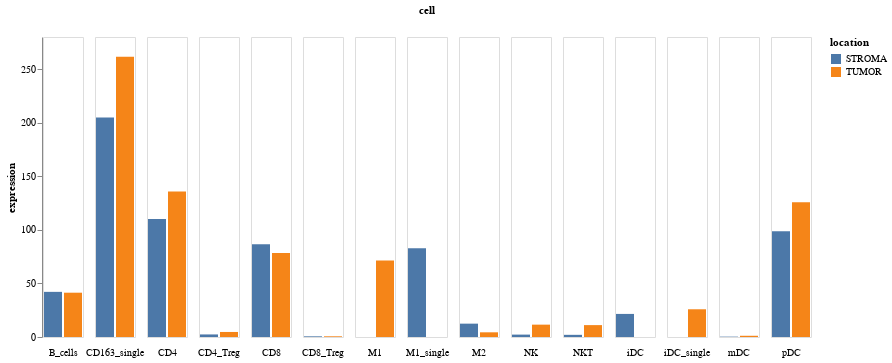

Notebook source saved alongside this figure:
### Code cell
alt.Chart(db).mark_bar().encode(
    x=alt.X('location', axis=None),
    y=alt.Y('expression', axis=alt.Axis(grid=False)),
    column=alt.Column('cell', header=alt.Header(labelOrient='bottom'), spacing=10),
    color='location'
)

### Figure 1 — Vega-Lite specification as saved in the notebook (floating-point values rounded to 4 significant figures)
{"config": {"view": {"continuousWidth": 400, "continuousHeight": 300}}, "data": {"name": "data-b555f3a2c5130f3cccb354fcebcfe7a6"}, "mark": "bar", "encoding": {"color": {"type": "nominal", "field": "location"}, "column": {"type": "nominal", "field": "cell", "header": {"labelOrient": "bottom"}, "spacing": 10}, "x": {"type": "nominal", "axis": null, "field": "location"}, "y": {"type": "quantitative", "axis": {"grid": false}, "field": "expression"}}, "$schema": "https://vega.github.io/schema/vega-lite/v4.0.2.json", "datasets": {"data-b555f3a2c5130f3cccb354fcebcfe7a6": [{"tumor": "lung", "cell": "CD4", "location": "TUMOR", "cell_full": "CD4_TUMOR", "expression": 135.9, "coef": 0.9517, "lower": 0.5945, "upper": 1.523, "p": 0.8366}, {"tumor": "lung", "cell": "CD4_Treg", "location": "TUMOR", "cell_full": "CD4_Treg_TUMOR", "expression": 4.696, "coef": 0.9658, "lower": 0.5889, "upper": 1.584, "p": 0.8904}, {"tumor": "lung", "cell": "CD8", "location": "TUMOR", "cell_full": "CD8_TUMOR", "expression": 78.42, "coef": 0.7335, "lower": 0.4578, "upper": 1.175, "p": 0.1975}, {"tumor": "lung", "cell": "CD8_Treg", "location": "TUMOR", "cell_full": "CD8_Treg_TUMOR", "expression": 0.646, "coef": 0.6706, "lower": 0.3952, "upper": 1.138, "p": 0.1385}, {"tumor": "lung", "cell": "B_cells", "location": "TUMOR", "cell_full": "B_cells_TUMOR", "expression": 41.35, "coef": 0.8494, "lower": 0.5247, "upper": 1.375, "p": 0.5066}, {"tumor": "lung", "cell": "CD4", "location": "STROMA", "cell_full": "CD4_STROMA", "expression": 110.2, "coef": 1.257, "lower": 0.7133, "upper": 2.216, "p": 0.4284}, {"tumor": "lung", "cell": "CD4_Treg", "location": "STROMA", "cell_full": "CD4_Treg_STROMA", "expression": 2.396, "coef": 0.9522, "lower": 0.5267, "upper": 1.721, "p": 0.8712}, {"tumor": "lung", "cell": "CD8", "location": "STROMA", "cell_full": "CD8_STROMA", "expression": 86.6, "coef": 0.6955, "lower": 0.3929, "upper": 1.231, "p": 0.2128}, {"tumor": "lung", "cell": "CD8_Treg", "location": "STROMA", "cell_full": "CD8_Treg_STROMA", "expression": 0.6174, "coef": 0.4304, "lower": 0.2192, "upper": 0.8451, "p": 0.01433}, {"tumor": "lung", "cell": "B_cells", "location": "STROMA", "cell_full": "B_cells_STROMA", "expression": 42.13, "coef": 0.7325, "lower": 0.4077, "upper": 1.316, "p": 0.2977}, {"tumor": "lung", "cell": "NK", "location": "TUMOR", "cell_full": "NK_TUMOR", "expression": 11.53, "coef": 0.7709, "lower": 0.4608, "upper": 1.29, "p": 0.3217}, {"tumor": "lung", "cell": "NKT", "location": "TUMOR", "cell_full": "NKT_TUMOR", "expression": 11.1, "coef": 0.8926, "lower": 0.5337, "upper": 1.493, "p": 0.6649}, {"tumor": "lung", "cell": "M1", "location": "TUMOR", "cell_full": "M1_TUMOR", "expression": 71.44, "coef": 0.7721, "lower": 0.4731, "upper": 1.26, "p": 0.3005}, {"tumor": "lung", "cell": "CD163_single", "location": "TUMOR", "cell_full": "CD163_single_TUMOR", "expression": 261.6, "coef": 0.7335, "lower": 0.4484, "upper": 1.2, "p": 0.2173}, {"tumor": "lung", "cell": "M2", "location": "TUMOR", "cell_full": "M2_TUMOR", "expression": 4.375, "coef": 1.137, "lower": 0.6799, "upper": 1.903, "p": 0.6239}, {"tumor": "lung", "cell": "NK", "location": "STROMA", "cell_full": "NK_STROMA", "expression": 2.235, "coef": 0.6335, "lower": 0.3321, "upper": 1.208, "p": 0.1659}, {"tumor": "lung", "cell": "NKT", "location": "STROMA", "cell_full": "NKT_STROMA", "expression": 2.023, "coef": 1.118, "lower": 0.6066, "upper": 2.06, "p": 0.7208}, {"tumor": "lung", "cell": "M1_single", "location": "STROMA", "cell_full": "M1_single_STROMA", "expression": 82.79, "coef": 1.221, "lower": 0.6778, "upper": 2.198, "p": 0.5066}, {"tumor": "lung", "cell": "CD163_single", "location": "STROMA", "cell_full": "CD163_single_STROMA", "expression": 204.9, "coef": 1.221, "lower": 0.68, "upper": 2.193, "p": 0.5036}, {"tumor": "lung", "cell": "M2", "location": "STROMA", "cell_full": "M2_STROMA", "expression": 12.46, "coef": 2.002, "lower": 1.108, "upper": 3.616, "p": 0.02148}, {"tumor": "lung", "cell": "iDC_single", "location": "TUMOR", "cell_full": "iDC_single_TUMOR", "expression": 25.88, "coef": 0.7808, "lower": 0.4789, "upper": 1.273, "p": 0.3212}, {"tumor": "lung", "cell": "mDC", "location": "TUMOR", "cell_full": "mDC_TUMOR", "expression": 1.142, "coef": 0.8041, "lower": 0.4447, "upper": 1.454, "p": 0.4705}, {"tumor": "lung", "cell": "pDC", "location": "TUMOR", "cell_full": "pDC_TUMOR", "expression": 125.7, "coef": 1.403, "lower": 0.8602, "upper": 2.288, "p": 0.1749}, {"tumor": "lung", "cell": "iDC", "location": "STROMA", "cell_full": "iDC_STROMA", "expression": 21.54, "coef": 1.176, "lower": 0.6498, "upper": 2.127, "p": 0.5928}, {"tumor": "lung", "cell": "mDC", "location": "STROMA", "cell_full": "mDC_STROMA", "expression": 0.3319, "coef": 1.599, "lower": 0.8554, "upper": 2.99, "p": 0.1413}, {"tumor": "lung", "cell": "pDC", "location": "STROMA", "cell_full": "pDC_STROMA", "expression": 98.71, "coef": 0.6742, "lower": 0.3692, "upper": 1.231, "p": 0.1995}]}}
